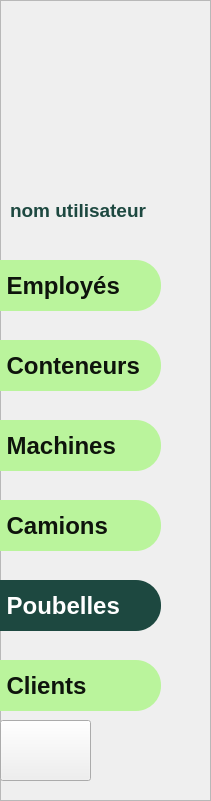
   <widget class="QFrame" name="sidebarFrame">
    <property name="geometry">
     <rect>
      <x>0</x>
      <y>0</y>
      <width>211</width>
      <height>801</height>
     </rect>
    </property>
    <property name="styleSheet">
     <string notr="true">#sidebarFrame {
    background-color: #ecf5e9;
    border: none;
}

QLabel {
    background-color: transparent;
    color: #1d4840;
    text-align: left;
    font-size: 14pt;
    font-family: &quot;Segoe UI&quot;, sans-serif;
    font-weight: bold;
}

#GEmpBtn, #GClientBtn, #GPcBtn, #GCamBtn, #GMachinBtn, #GContBtn {
    text-align: left;
    color: #0e140c;
    background-color: #baf49c;
    border-top-right-radius: 25px;
    border-bottom-right-radius: 25px;
    font-family: &quot;Segoe UI&quot;, sans-serif;
    font-weight: bold;
    padding-left: 10px;
    font-size: 18pt;
}

#logoutBtn:hover,#GEmpBtn:hover, #GClientBtn:hover, #GPcBtn:hover, 
#GCamBtn:hover, #GMachinBtn:hover, #GContBtn:hover {
	color: rgb(255, 255, 255);
    background-color: #1d4840;
    border-top-right-radius: 25px;
    border-bottom-right-radius: 25px;
}

#GEmpBtn:checked, #GClientBtn:checked, #GPcBtn:checked,
#GCamBtn:checked, #GMachinBtn:checked, #GContBtn:checked {
    color: rgb(255, 255, 255);
    background-color: #1d4840;
    border-top-right-radius: 25px;
    border-bottom-right-radius: 25px;
}</string>
    </property>
    <property name="frameShape">
     <enum>QFrame::Shape::StyledPanel</enum>
    </property>
    <property name="frameShadow">
     <enum>QFrame::Shadow::Raised</enum>
    </property>
    <widget class="QPushButton" name="GEmpBtn">
     <property name="enabled">
      <bool>true</bool>
     </property>
     <property name="geometry">
      <rect>
       <x>-50</x>
       <y>260</y>
       <width>211</width>
       <height>51</height>
      </rect>
     </property>
     <property name="cursor">
      <cursorShape>PointingHandCursor</cursorShape>
     </property>
     <property name="focusPolicy">
      <enum>Qt::FocusPolicy::NoFocus</enum>
     </property>
     <property name="text">
      <string>       Employés</string>
     </property>
     <property name="checkable">
      <bool>true</bool>
     </property>
    </widget>
    <widget class="QPushButton" name="GContBtn">
     <property name="geometry">
      <rect>
       <x>-50</x>
       <y>340</y>
       <width>211</width>
       <height>51</height>
      </rect>
     </property>
     <property name="cursor">
      <cursorShape>PointingHandCursor</cursorShape>
     </property>
     <property name="focusPolicy">
      <enum>Qt::FocusPolicy::NoFocus</enum>
     </property>
     <property name="text">
      <string>       Conteneurs</string>
     </property>
     <property name="checkable">
      <bool>true</bool>
     </property>
    </widget>
    <widget class="QPushButton" name="GMachinBtn">
     <property name="geometry">
      <rect>
       <x>-50</x>
       <y>420</y>
       <width>211</width>
       <height>51</height>
      </rect>
     </property>
     <property name="cursor">
      <cursorShape>PointingHandCursor</cursorShape>
     </property>
     <property name="focusPolicy">
      <enum>Qt::FocusPolicy::NoFocus</enum>
     </property>
     <property name="text">
      <string>       Machines</string>
     </property>
     <property name="checkable">
      <bool>true</bool>
     </property>
    </widget>
    <widget class="QPushButton" name="GCamBtn">
     <property name="geometry">
      <rect>
       <x>-50</x>
       <y>500</y>
       <width>211</width>
       <height>51</height>
      </rect>
     </property>
     <property name="cursor">
      <cursorShape>PointingHandCursor</cursorShape>
     </property>
     <property name="focusPolicy">
      <enum>Qt::FocusPolicy::NoFocus</enum>
     </property>
     <property name="text">
      <string>       Camions</string>
     </property>
     <property name="checkable">
      <bool>true</bool>
     </property>
    </widget>
    <widget class="QPushButton" name="GPcBtn">
     <property name="geometry">
      <rect>
       <x>-50</x>
       <y>580</y>
       <width>211</width>
       <height>51</height>
      </rect>
     </property>
     <property name="cursor">
      <cursorShape>PointingHandCursor</cursorShape>
     </property>
     <property name="focusPolicy">
      <enum>Qt::FocusPolicy::NoFocus</enum>
     </property>
     <property name="text">
      <string>       Poubelles</string>
     </property>
     <property name="checkable">
      <bool>true</bool>
     </property>
     <property name="checked">
      <bool>true</bool>
     </property>
    </widget>
    <widget class="QPushButton" name="GClientBtn">
     <property name="geometry">
      <rect>
       <x>-50</x>
       <y>660</y>
       <width>211</width>
       <height>51</height>
      </rect>
     </property>
     <property name="cursor">
      <cursorShape>PointingHandCursor</cursorShape>
     </property>
     <property name="focusPolicy">
      <enum>Qt::FocusPolicy::NoFocus</enum>
     </property>
     <property name="text">
      <string>       Clients</string>
     </property>
     <property name="checkable">
      <bool>true</bool>
     </property>
    </widget>
    <widget class="QLabel" name="AppUsername">
     <property name="geometry">
      <rect>
       <x>10</x>
       <y>190</y>
       <width>201</width>
       <height>41</height>
      </rect>
     </property>
     <property name="text">
      <string>nom utilisateur</string>
     </property>
    </widget>
    <widget class="QLabel" name="AppLogo">
     <property name="geometry">
      <rect>
       <x>50</x>
       <y>50</y>
       <width>101</width>
       <height>101</height>
      </rect>
     </property>
     <property name="text">
      <string/>
     </property>
     <property name="pixmap">
      <pixmap resource="sidebarRessources.qrc">:/images/recytrack_logo.png</pixmap>
     </property>
     <property name="scaledContents">
      <bool>true</bool>
     </property>
    </widget>
    <widget class="QPushButton" name="logoutBtn">
     <property name="geometry">
      <rect>
       <x>0</x>
       <y>720</y>
       <width>91</width>
       <height>61</height>
      </rect>
     </property>
     <property name="text">
      <string/>
     </property>
     <property name="icon">
      <iconset>
       <normalon>:/new/sidebarRess/sideBarImage/logout.png</normalon>
      </iconset>
     </property>
     <property name="iconSize">
      <size>
       <width>75</width>
       <height>75</height>
      </size>
     </property>
    </widget>
    <widget class="QLabel" name="lockIconLable_1">
     <property name="enabled">
      <bool>false</bool>
     </property>
     <property name="geometry">
      <rect>
       <x>175</x>
       <y>272</y>
       <width>33</width>
       <height>31</height>
      </rect>
     </property>
     <property name="text">
      <string/>
     </property>
     <property name="pixmap">
      <pixmap resource="sidebarRessources.qrc">:/images/photos/lock_icon.png</pixmap>
     </property>
     <property name="scaledContents">
      <bool>true</bool>
     </property>
    </widget>
    <widget class="QLabel" name="lockIconLable_2">
     <property name="geometry">
      <rect>
       <x>175</x>
       <y>352</y>
       <width>33</width>
       <height>30</height>
      </rect>
     </property>
     <property name="text">
      <string/>
     </property>
     <property name="pixmap">
      <pixmap resource="sidebarRessources.qrc">:/images/photos/lock_icon.png</pixmap>
     </property>
     <property name="scaledContents">
      <bool>true</bool>
     </property>
    </widget>
    <widget class="QLabel" name="lockIconLable_3">
     <property name="geometry">
      <rect>
       <x>175</x>
       <y>432</y>
       <width>33</width>
       <height>31</height>
      </rect>
     </property>
     <property name="text">
      <string/>
     </property>
     <property name="pixmap">
      <pixmap resource="sidebarRessources.qrc">:/images/photos/lock_icon.png</pixmap>
     </property>
     <property name="scaledContents">
      <bool>true</bool>
     </property>
    </widget>
    <widget class="QLabel" name="lockIconLable_4">
     <property name="geometry">
      <rect>
       <x>175</x>
       <y>512</y>
       <width>33</width>
       <height>31</height>
      </rect>
     </property>
     <property name="text">
      <string/>
     </property>
     <property name="pixmap">
      <pixmap resource="sidebarRessources.qrc">:/images/photos/lock_icon.png</pixmap>
     </property>
     <property name="scaledContents">
      <bool>true</bool>
     </property>
    </widget>
    <widget class="QLabel" name="lockIconLable_5">
     <property name="geometry">
      <rect>
       <x>175</x>
       <y>592</y>
       <width>33</width>
       <height>31</height>
      </rect>
     </property>
     <property name="text">
      <string/>
     </property>
     <property name="pixmap">
      <pixmap resource="sidebarRessources.qrc">:/images/photos/lock_icon.png</pixmap>
     </property>
     <property name="scaledContents">
      <bool>true</bool>
     </property>
    </widget>
    <widget class="QLabel" name="lockIconLable_6">
     <property name="geometry">
      <rect>
       <x>175</x>
       <y>672</y>
       <width>33</width>
       <height>31</height>
      </rect>
     </property>
     <property name="text">
      <string/>
     </property>
     <property name="pixmap">
      <pixmap resource="sidebarRessources.qrc">:/images/photos/lock_icon.png</pixmap>
     </property>
     <property name="scaledContents">
      <bool>true</bool>
     </property>
    </widget>
   </widget>
